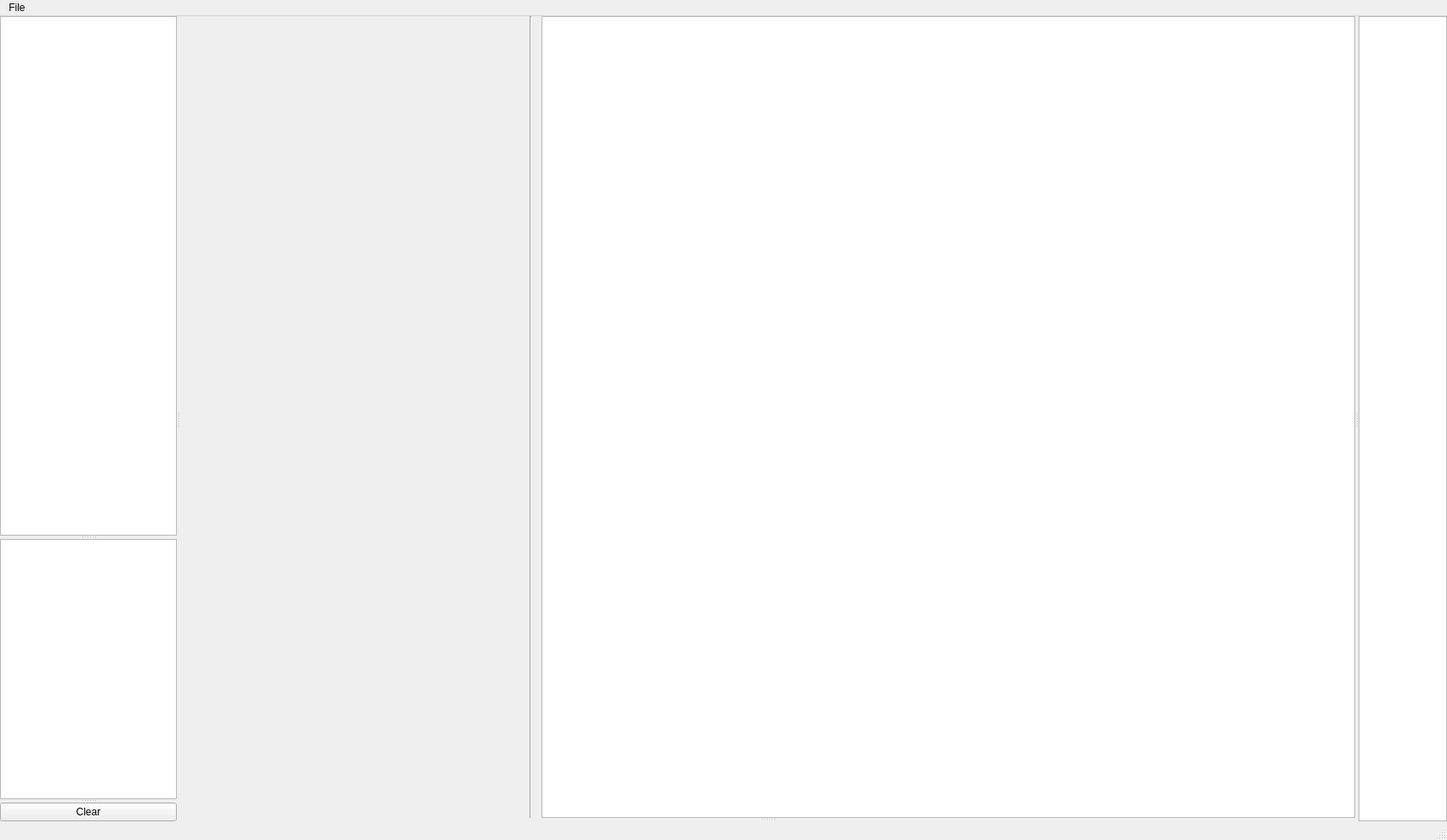
<?xml version="1.0" encoding="UTF-8"?>
<ui version="4.0">
 <class>ImageMetrics</class>
 <widget class="QMainWindow" name="ImageMetrics">
  <property name="geometry">
   <rect>
    <x>0</x>
    <y>0</y>
    <width>1702</width>
    <height>988</height>
   </rect>
  </property>
  <property name="cursor">
   <cursorShape>ArrowCursor</cursorShape>
  </property>
  <property name="acceptDrops">
   <bool>true</bool>
  </property>
  <property name="windowTitle">
   <string>ImageMetrics</string>
  </property>
  <widget class="QWidget" name="centralwidget">
   <property name="sizePolicy">
    <sizepolicy hsizetype="Expanding" vsizetype="Expanding">
     <horstretch>0</horstretch>
     <verstretch>0</verstretch>
    </sizepolicy>
   </property>
   <property name="acceptDrops">
    <bool>true</bool>
   </property>
   <layout class="QGridLayout" name="gridLayout">
    <property name="leftMargin">
     <number>0</number>
    </property>
    <property name="topMargin">
     <number>0</number>
    </property>
    <property name="rightMargin">
     <number>0</number>
    </property>
    <property name="bottomMargin">
     <number>0</number>
    </property>
    <property name="spacing">
     <number>0</number>
    </property>
    <item row="1" column="0">
     <widget class="QSplitter" name="splitter">
      <property name="sizePolicy">
       <sizepolicy hsizetype="Expanding" vsizetype="Expanding">
        <horstretch>0</horstretch>
        <verstretch>0</verstretch>
       </sizepolicy>
      </property>
      <property name="minimumSize">
       <size>
        <width>400</width>
        <height>400</height>
       </size>
      </property>
      <property name="orientation">
       <enum>Qt::Horizontal</enum>
      </property>
      <widget class="QFrame" name="LeftPanel">
       <property name="sizePolicy">
        <sizepolicy hsizetype="Preferred" vsizetype="Preferred">
         <horstretch>2</horstretch>
         <verstretch>0</verstretch>
        </sizepolicy>
       </property>
       <layout class="QVBoxLayout" name="verticalLayout_2">
        <property name="leftMargin">
         <number>0</number>
        </property>
        <property name="topMargin">
         <number>0</number>
        </property>
        <property name="rightMargin">
         <number>0</number>
        </property>
        <property name="bottomMargin">
         <number>0</number>
        </property>
        <item>
         <widget class="QSplitter" name="splitter_3">
          <property name="orientation">
           <enum>Qt::Vertical</enum>
          </property>
          <widget class="QTreeView" name="DirectoryTree">
           <property name="sizePolicy">
            <sizepolicy hsizetype="Expanding" vsizetype="Expanding">
             <horstretch>0</horstretch>
             <verstretch>2</verstretch>
            </sizepolicy>
           </property>
           <property name="showDropIndicator" stdset="0">
            <bool>false</bool>
           </property>
           <property name="dragEnabled">
            <bool>true</bool>
           </property>
           <property name="indentation">
            <number>7</number>
           </property>
           <property name="sortingEnabled">
            <bool>true</bool>
           </property>
           <property name="animated">
            <bool>true</bool>
           </property>
           <property name="headerHidden">
            <bool>true</bool>
           </property>
          </widget>
          <widget class="QListView" name="ImageList">
           <property name="sizePolicy">
            <sizepolicy hsizetype="Expanding" vsizetype="Expanding">
             <horstretch>0</horstretch>
             <verstretch>1</verstretch>
            </sizepolicy>
           </property>
          </widget>
          <widget class="QPushButton" name="ClearImageList">
           <property name="text">
            <string>Clear</string>
           </property>
          </widget>
         </widget>
        </item>
       </layout>
      </widget>
      <widget class="QFrame" name="MiddlePanel">
       <property name="sizePolicy">
        <sizepolicy hsizetype="Preferred" vsizetype="Preferred">
         <horstretch>5</horstretch>
         <verstretch>0</verstretch>
        </sizepolicy>
       </property>
       <layout class="QVBoxLayout" name="verticalLayout" stretch="0">
        <property name="spacing">
         <number>0</number>
        </property>
        <property name="leftMargin">
         <number>0</number>
        </property>
        <property name="topMargin">
         <number>0</number>
        </property>
        <property name="rightMargin">
         <number>0</number>
        </property>
        <property name="bottomMargin">
         <number>0</number>
        </property>
        <item>
         <widget class="QSplitter" name="splitter_2">
          <property name="minimumSize">
           <size>
            <width>0</width>
            <height>0</height>
           </size>
          </property>
          <property name="orientation">
           <enum>Qt::Vertical</enum>
          </property>
          <widget class="QFrame" name="ImagePanel">
           <property name="sizePolicy">
            <sizepolicy hsizetype="Preferred" vsizetype="Preferred">
             <horstretch>0</horstretch>
             <verstretch>3</verstretch>
            </sizepolicy>
           </property>
           <layout class="QHBoxLayout" name="horizontalLayout_3">
            <property name="spacing">
             <number>0</number>
            </property>
            <property name="leftMargin">
             <number>0</number>
            </property>
            <property name="topMargin">
             <number>0</number>
            </property>
            <property name="rightMargin">
             <number>0</number>
            </property>
            <property name="bottomMargin">
             <number>0</number>
            </property>
            <item>
             <widget class="QLabel" name="RefImage">
              <property name="minimumSize">
               <size>
                <width>400</width>
                <height>400</height>
               </size>
              </property>
              <property name="acceptDrops">
               <bool>true</bool>
              </property>
              <property name="autoFillBackground">
               <bool>true</bool>
              </property>
              <property name="text">
               <string/>
              </property>
             </widget>
            </item>
            <item>
             <widget class="Line" name="line">
              <property name="minimumSize">
               <size>
                <width>25</width>
                <height>0</height>
               </size>
              </property>
              <property name="orientation">
               <enum>Qt::Vertical</enum>
              </property>
             </widget>
            </item>
            <item>
             <widget class="QGraphicsView" name="EditImage"/>
            </item>
           </layout>
          </widget>
          <widget class="QFrame" name="ResultsPanel">
           <property name="sizePolicy">
            <sizepolicy hsizetype="Preferred" vsizetype="Preferred">
             <horstretch>0</horstretch>
             <verstretch>2</verstretch>
            </sizepolicy>
           </property>
           <layout class="QHBoxLayout" name="horizontalLayout">
            <property name="spacing">
             <number>0</number>
            </property>
            <property name="leftMargin">
             <number>0</number>
            </property>
            <property name="topMargin">
             <number>0</number>
            </property>
            <property name="rightMargin">
             <number>0</number>
            </property>
            <property name="bottomMargin">
             <number>0</number>
            </property>
            <item>
             <layout class="QHBoxLayout" name="MetricLayout">
              <property name="spacing">
               <number>0</number>
              </property>
             </layout>
            </item>
           </layout>
          </widget>
         </widget>
        </item>
       </layout>
      </widget>
      <widget class="QFrame" name="RightPanel">
       <property name="sizePolicy">
        <sizepolicy hsizetype="Preferred" vsizetype="Preferred">
         <horstretch>1</horstretch>
         <verstretch>0</verstretch>
        </sizepolicy>
       </property>
       <layout class="QVBoxLayout" name="verticalLayout_4">
        <property name="spacing">
         <number>0</number>
        </property>
        <property name="leftMargin">
         <number>0</number>
        </property>
        <property name="topMargin">
         <number>0</number>
        </property>
        <property name="rightMargin">
         <number>0</number>
        </property>
        <property name="bottomMargin">
         <number>0</number>
        </property>
        <item>
         <widget class="QTreeView" name="treeView_3"/>
        </item>
       </layout>
      </widget>
     </widget>
    </item>
   </layout>
  </widget>
  <widget class="QMenuBar" name="menubar">
   <property name="geometry">
    <rect>
     <x>0</x>
     <y>0</y>
     <width>1702</width>
     <height>25</height>
    </rect>
   </property>
   <widget class="QMenu" name="menuImage_Metrics">
    <property name="title">
     <string>File</string>
    </property>
   </widget>
   <addaction name="menuImage_Metrics"/>
  </widget>
  <widget class="QStatusBar" name="statusbar"/>
 </widget>
 <resources/>
 <connections/>
</ui>
